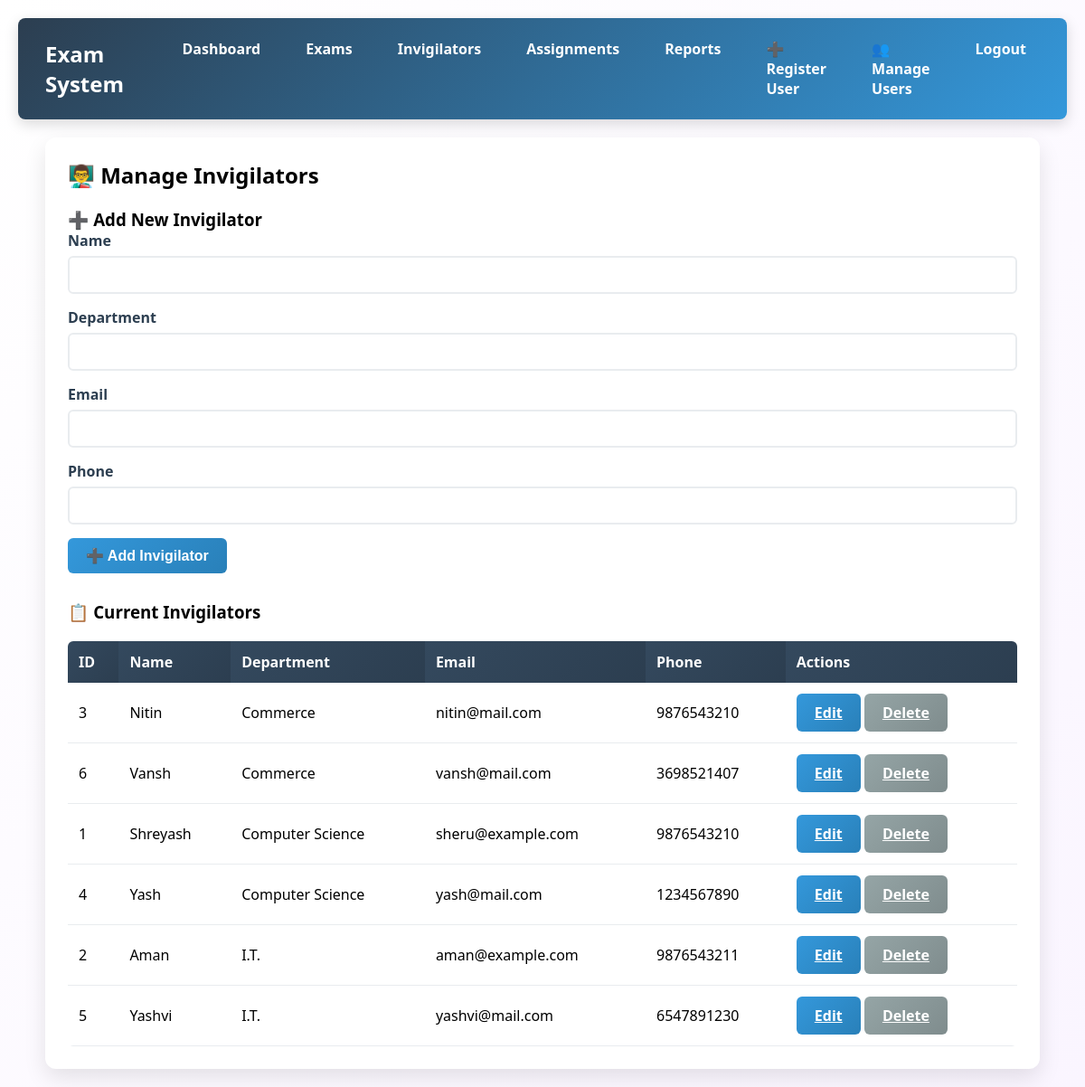
/manage_invigilators.php (signed in), run on the app's committed database.
### tables this page shows
CREATE TABLE `invigilators` (
  `invigilator_id` int(11) NOT NULL,
  `name` varchar(100) NOT NULL,
  `dept` varchar(100) NOT NULL,
  `email` varchar(100) DEFAULT NULL,
  `phone` varchar(15) DEFAULT NULL
);

### manage_invigilators.php (the view, shortened to what this page needs)
<?php
include("includes/db_connect.php");
$edit_invigilator = null;
$result = $conn->query("SELECT * FROM invigilators ORDER BY dept, name");
?>
<!DOCTYPE html>
<html lang="en">
<head>
    <link rel="stylesheet" href="assets/css/style.css">
</head>
<body>
<?php include("includes/header.php"); ?>
<div class="container">
    <h2>👨‍🏫 Manage Invigilators</h2>
    <form method="POST" class="form">
        <h3><?= $edit_invigilator ? "✏️ Edit Invigilator (ID: {$edit_invigilator['invigilator_id']})" : "➕ Add New Invigilator" ?></h3>
        <div class="form-group">
            <label>Name</label>
            <input type="text" name="name" class="form-control" required
                   value="<?= $edit_invigilator ? htmlspecialchars($edit_invigilator['name']) : "" ?>">
        </div>
        <div class="form-group">
            <label>Department</label>
            <input type="text" name="dept" class="form-control" required
                   value="<?= $edit_invigilator ? htmlspecialchars($edit_invigilator['dept']) : "" ?>">
        </div>
        <div class="form-group">
            <label>Email</label>
            <input type="email" name="email" class="form-control"
                   value="<?= $edit_invigilator ? htmlspecialchars($edit_invigilator['email']) : "" ?>">
        </div>
        <div class="form-group">
            <label>Phone</label>
            <input type="text" name="phone" class="form-control"
                   value="<?= $edit_invigilator ? htmlspecialchars($edit_invigilator['phone']) : "" ?>">
        </div>
        <button type="submit" name="<?= $edit_invigilator ? 'update_invigilator' : 'add_invigilator' ?>" class="btn btn-primary">
            <?= $edit_invigilator ? "💾 Update Invigilator" : "➕ Add Invigilator" ?>
        </button>
    </form>
    <h3 style="margin-top:30px;">📋 Current Invigilators</h3>
    <table class="table">
        <thead>
            <tr>
                <th>ID</th>
                <th>Name</th>
                <th>Department</th>
                <th>Email</th>
                <th>Phone</th>
                <th>Actions</th>
            </tr>
        </thead>
        <tbody>
        <?php while($row = $result->fetch_assoc()): ?>
            <tr>
                <td><?= $row['invigilator_id'] ?></td>
                <td><?= htmlspecialchars($row['name']) ?></td>
                <td><?= htmlspecialchars($row['dept']) ?></td>
                <td><?= $row['email'] ?: "-" ?></td>
                <td><?= $row['phone'] ?: "-" ?></td>
                <td>
                    <a href="manage_invigilators.php?edit=<?= $row['invigilator_id'] ?>" class="btn btn-primary">Edit</a>
                    <a href="manage_invigilators.php?delete=<?= $row['invigilator_id'] ?>"
                       class="btn btn-secondary"
                       onclick="return confirm('Are you sure you want to delete this invigilator?')">Delete</a>
                </td>
            </tr>
        <?php endwhile; ?>
        </tbody>
    </table>
</div>
</body>
</html>

### includes/header.php
<div class="navbar">
    <div class="navbar-brand"> Exam System</div>
    <div class="navbar-links">
        <?php if ($_SESSION['role'] == 'admin'): ?>
            <a href="admin_dashboard.php" class="nav-link">Dashboard</a>
            <a href="manage_exams.php" class="nav-link">Exams</a>
            <a href="manage_invigilators.php" class="nav-link">Invigilators</a>
            <a href="assign_invigilators.php" class="nav-link">Assignments</a>
            <a href="reports.php" class="nav-link">Reports</a>
            <a href="register_user.php" class="nav-link">➕ Register User</a>
            <a href="manage_users.php" class="nav-link">👥 Manage Users</a>
        <?php else: ?>
            <a href="invigilator_dashboard.php" class="nav-link">My Duties</a>
        <?php endif; ?>
        <a href="logout.php" class="nav-link">Logout</a>
    </div>
</div>

### assets/css/style.css (style rules this page uses)
* { margin: 0; padding: 0; box-sizing: border-box; }
body { font-family: 'Segoe UI', Tahoma, Geneva, Verdana, sans-serif; background: linear-gradient(135deg, #ffffffff 0%, #faf5ffff 100%); min-height: 100vh; padding: 20px; }
.navbar { display: flex; justify-content: space-between; align-items: center; background: linear-gradient(135deg, #2c3e50, #3498db); padding: 15px 30px; border-radius: 8px; margin-bottom: 20px; box-shadow: 0 5px 15px rgba(0,0,0,0.15); }
.navbar-brand { font-size: 1.5rem; font-weight: bold; color: white; }
.navbar-links { display: flex; gap: 20px; }
.navbar-links .nav-link { text-decoration: none; color: white; font-weight: 600; padding: 8px 15px; border-radius: 5px; transition: 0.3s ease; }
.container { max-width: 1100px; margin: 0 auto; background: white; border-radius: 12px; box-shadow: 0 10px 25px rgba(0,0,0,0.1); padding: 25px; }
form { margin-top: 20px; }
label { display: block; margin-bottom: 6px; font-weight: 600; color: #2c3e50; }
input[type="text"], input[type="password"], input[type="email"], input[type="number"], input[type="date"], select { width: 100%; padding: 10px; border: 2px solid #e9ecef; border-radius: 6px; margin-bottom: 15px; font-size: 1rem; transition: all 0.3s ease; }
.btn { padding: 10px 20px; border-radius: 6px; font-size: 1rem; font-weight: 600; cursor: pointer; border: none; transition: 0.3s; display: inline-block; }
.btn-primary { background: linear-gradient(135deg, #3498db, #2980b9); color: white; }
.btn-secondary { background: linear-gradient(135deg, #95a5a6, #7f8c8d); color: white; }
.table { width: 100%; border-collapse: collapse; margin-top: 20px; border-radius: 6px; overflow: hidden; }
.table th { background: linear-gradient(135deg, #34495e, #2c3e50); color: white; padding: 12px; text-align: left; }
.table td { padding: 12px; border-bottom: 1px solid #e9ecef; }

### data on the page
invigilators: invigilator_id "3", name "Nitin", dept "Commerce", email "nitin@mail.com", phone "9876543210"
invigilators: invigilator_id "6", name "Vansh", dept "Commerce", email "vansh@mail.com", phone "3698521407"
invigilators: invigilator_id "1", name "Shreyash", dept "Computer Science", email "sheru@example.com", phone "9876543210"
invigilators: invigilator_id "4", name "Yash", dept "Computer Science", email "yash@mail.com", phone "1234567890"
invigilators: invigilator_id "2", name "Aman", dept "I.T.", email "aman@example.com", phone "9876543211"
invigilators: invigilator_id "5", name "Yashvi", dept "I.T.", email "yashvi@mail.com", phone "6547891230"
